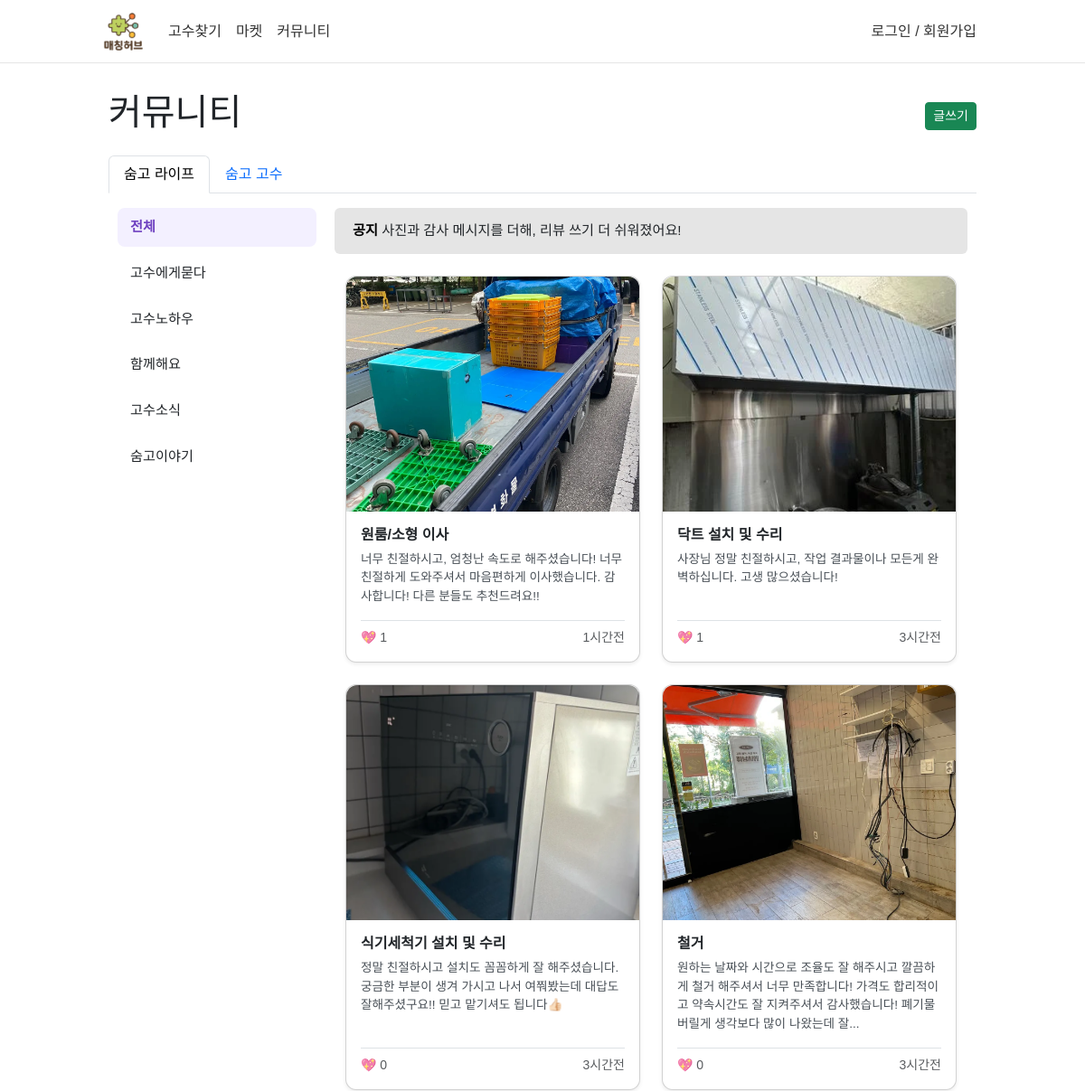
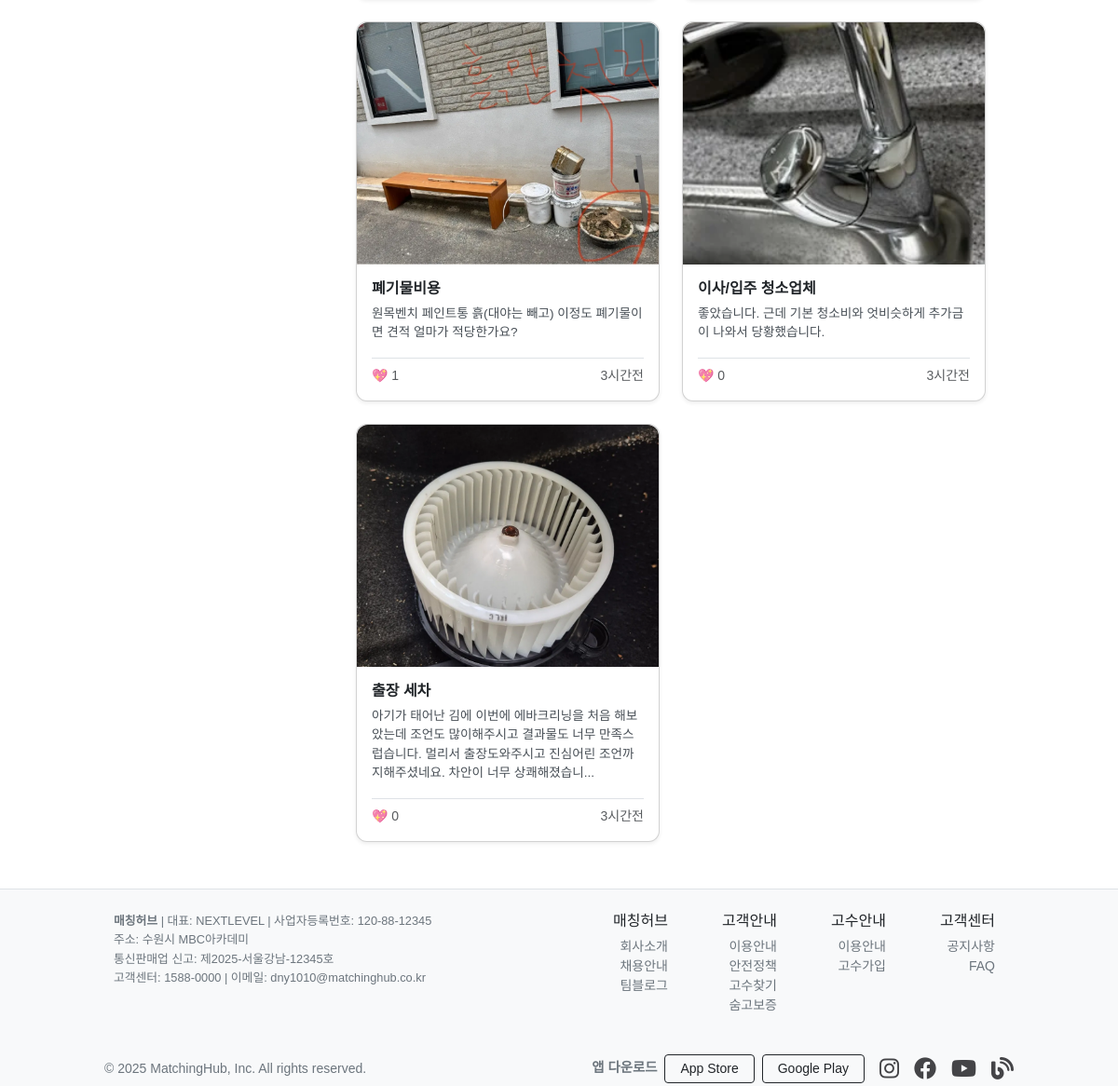
/community/, run on the app's committed database (2 pictures, top to bottom).
### talent/models.py (models this page shows, shortened)
class CommunityPost(db.Model):
    __tablename__ = "community_post"
    id = db.Column(db.Integer, primary_key=True)
    title = db.Column(db.String(200), nullable=False)
    content = db.Column(db.Text, nullable=False)
    category = db.Column(db.String(50), nullable=True)
    is_pro = db.Column(db.Boolean, default=False)
    create_date = db.Column(db.DateTime, default=datetime.utcnow)
    author_id = db.Column(db.Integer, db.ForeignKey('user.id'), nullable=True)
    user_id = db.Column(db.Integer, db.ForeignKey('user.id'), nullable=True)
    user = db.relationship(
        'User',
        foreign_keys=[user_id],
        backref=db.backref('posts', lazy='dynamic')
    )
    comments = db.relationship(
        'Comment',
        backref='post',
        lazy=True,
        cascade="all, delete-orphan"
    )
    likes = db.relationship(
        'Like',
        backref='post',
        lazy=True,
        cascade="all, delete-orphan"
    )
    image_filename = db.Column(db.String(255), nullable=True)

### talent/views/community_views.py (the view)
@bp.route('/')
@bp.route('/category/<string:category_name>')
def home(category_name=None):
    if category_name:
        posts = CommunityPost.query.filter_by(category=category_name).order_by(CommunityPost.create_date.desc()).all()
    else:
        posts = CommunityPost.query.order_by(CommunityPost.create_date.desc()).all()
    hot_picks = CommunityPost.query.filter(CommunityPost.is_pro == True).limit(5).all()
    return render_template(
        '/community/community.html',
        posts=posts,
        hot_posts=hot_picks,
        active_tab='community',
        human_readable_time=human_readable_time,
        selected_category=category_name
    )

### talent/views/auth_views.py (called while the page is built)
@bp.before_app_request
def load_logged_in_user():
    uid = session.get('user_id')
    g.user = User.query.get(uid) if uid else None

### talent/views/community_views.py (called while the page is built)
def human_readable_time(post_time):
    post_local = post_time.replace(tzinfo=pytz.utc).astimezone(KST)
    now_local = datetime.now(KST)
    diff = now_local - post_local
    if diff < timedelta(minutes=1):
        return "방금 전"
    elif diff < timedelta(hours=1):
        minutes = int(diff.total_seconds() // 60)
        return f"{minutes}분전"
    elif diff < timedelta(hours=24):
        hours = int(diff.total_seconds() // 3600)
        return f"{hours}시간전"
    elif diff < timedelta(days=2):
        return "어제"
    else:
        return post_local.strftime("%Y-%m-%d")

### talent/templates/community/community.html (shortened to what this page needs)
{% extends 'base.html' %}
{% block head %}
<link rel="stylesheet" href="https://cdn.jsdelivr.net/npm/bootstrap@5.3.0/dist/css/bootstrap.min.css">
<link rel="stylesheet" href="{{ url_for('static', filename='community/community.css') }}">
{% endblock %}
{% block content %}
<div class="community-container">
    <div class="d-flex justify-content-between align-items-center mb-3">
        <h1>커뮤니티</h1>
        <a href="{{ url_for('community.create_post') }}" class="btn btn-success btn-sm">글쓰기</a>
    </div>
    <ul class="nav nav-tabs mb-3">
        <li class="nav-item">
            <a class="nav-link {% if active_tab == 'community' %}active{% endif %}"
               href="{{ url_for('community.home') }}">숨고 라이프</a>
        </li>
        <li class="nav-item">
            <a class="nav-link {% if active_tab == 'pro_center' %}active{% endif %}"
               href="{{ url_for('community.pro_center') }}">숨고 고수</a>
        </li>
    </ul>
    <div class="row">
        <div class="col-lg-3 category-menu d-none d-lg-flex flex-column gap-2">
            <a href="{{ url_for('community.home') }}" class="category-item {% if not selected_category %}active{% endif %}">전체</a>
            <a href="{{ url_for('community.home', category_name='고수에게묻다') }}" class="category-item {% if selected_category=='고수에게묻다' %}active{% endif %}">고수에게묻다</a>
            <a href="{{ url_for('community.home', category_name='고수노하우') }}" class="category-item {% if selected_category=='고수노하우' %}active{% endif %}">고수노하우</a>
            <a href="{{ url_for('community.home', category_name='함께해요') }}" class="category-item {% if selected_category=='함께해요' %}active{% endif %}">함께해요</a>
            <a href="{{ url_for('community.home', category_name='고수소식') }}" class="category-item {% if selected_category=='고수소식' %}active{% endif %}">고수소식</a>
            <a href="{{ url_for('community.home', category_name='숨고이야기') }}" class="category-item {% if selected_category=='숨고이야기' %}active{% endif %}">숨고이야기</a>
        </div>
        <div class="col-lg-9">
            <div class="announcement-box mb-4">
                <span class="notice-label">공지</span> 사진과 감사 메시지를 더해, 리뷰 쓰기 더 쉬워졌어요!
            </div>
            {% if posts %}
            <div class="row row-cols-1 row-cols-md-2 g-4">
                {% for post in posts %}
                <div class="col">
                    <div class="card h-100 shadow-sm">
                        {% if post.image_filename %}
                        <img src="{{ url_for('static', filename='community_uploads/' + post.image_filename) }}"
                             class="card-img-top" alt="{{ post.title }}">
                        {% endif %}
                        <div class="card-body d-flex flex-column">
                            <h6 class="fw-bold card-title text-truncate">
                                <a href="{{ url_for('community.post_detail', post_id=post.id) }}" class="text-decoration-none text-dark">
                                    {{ post.title }}
                                </a>
                            </h6>
                            <p class="card-text">{{ post.content[:100] }}{% if post.content|length>100 %}...{% endif %}</p>
                            <div class="d-flex justify-content-between align-items-center mt-auto pt-2 border-top small text-muted">
                                <span>💖 {{ post.likes|length }}</span>
                                <span>{{ human_readable_time(post.create_date) }}</span>
                            </div>
                        </div>
                    </div>
                </div>
                {% endfor %}
            </div>
            {% endif %}
        </div>
    </div>
</div>
{% endblock %}

### talent/static/style.css (style rules this page uses)
body { font-family: 'Noto Sans KR', sans-serif; color: #121212; height: 100% }
ul,ol,li { list-style-type: none; }

### talent/static/community/community.css (style rules this page uses)
body { font-family: 'Noto Sans KR', sans-serif; background-color: #ffffff; color: #212529; }
.community-container { max-width: 1000px; margin: 0 auto; padding: 0 20px; box-sizing: border-box; }
.announcement-box { background-color: #e5e5e5; border-radius: 6px; padding: 14px 20px; font-size: 0.95rem; }
.notice-label { font-weight: bold; color: black; }
.card { border-radius: 12px; height: 50px; transition: transform 0.2s; }
.card-img-top { height: 260px; object-fit: cover; border-top-left-radius: 12px; border-top-right-radius: 12px; }
.card-text { font-size: 0.85rem; color: #495057; }
.category-menu { padding-right: 12px; }
.category-item { padding: 10px 14px; border-radius: 8px; color: #212529; text-decoration: none; font-size: 0.95rem; transition: background-color 0.2s, color 0.2s; }
.category-item.active { background-color: #f3f0ff; font-weight: 600; color: #6f42c1; }
.row { margin-left: 0; margin-right: 0; }
.row > [class*='col-'] { padding-left: 10px; padding-right: 10px; }

### data on the page
CommunityPost: image_filename (picture), title "원룸/소형 이사", content "너무 친절하시고, 엄청난 속도로 해주셨습니다! 너무 친절하게 도와주셔서 마음편하게 이사했습니다. 감사합니다! 다른 분들도 추천드려요!!", likes|length "1", create_date "1시간전"
CommunityPost: image_filename (picture), title "닥트 설치 및 수리", content "사장님 정말 친절하시고, 작업 결과물이나 모든게 완벽하십니다. 고생 많으셨습니다!", likes|length "1", create_date "3시간전"
CommunityPost: image_filename (picture), title "식기세척기 설치 및 수리", content "정말 친절하시고 설치도 꼼꼼하게 잘 해주셨습니다. 궁금한 부분이 생겨 가시고 나서 여쭤봤는데 대답도 잘해주셨구요!! 믿고 맡기셔도 됩니다👍🏻", likes|length "0", create_date "3시간전"
CommunityPost: image_filename (picture), title "철거", content "원하는 날짜와 시간으로 조율도 잘 해주시고 깔끔하게 철거 해주셔서 너무 만족합니다! 가격도 합리적이고 약속시간도 잘 지켜주셔서 감사했습니다! 폐기물버릴게 생각보다 많이 나왔는데 잘", likes|length "0", create_date "3시간전"
CommunityPost: image_filename (picture), title "폐기물비용", content "원목벤치 페인트통 흙(대야는 빼고) 이정도 폐기물이면 견적 얼마가 적당한가요?", likes|length "1", create_date "3시간전"
CommunityPost: image_filename (picture), title "이사/입주 청소업체", content "좋았습니다. 근데 기본 청소비와 엇비슷하게 추가금이 나와서 당황했습니다.", likes|length "0", create_date "3시간전"
CommunityPost: image_filename (picture), title "출장 세차", content "아기가 태어난 김에 이번에 에바크리닝을 처음 해보았는데 조언도 많이해주시고 결과물도 너무 만족스럽습니다. 멀리서 출장도와주시고 진심어린 조언까지해주셨네요. 차안이 너무 상쾌해졌습니", likes|length "0", create_date "3시간전"
